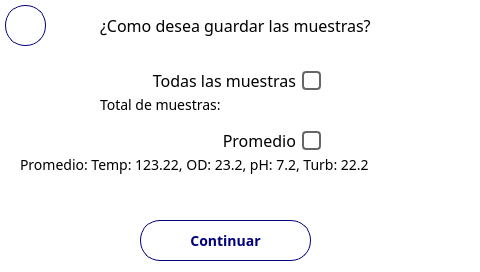
<?xml version="1.0" encoding="UTF-8"?>
<ui version="4.0">
 <class>MainWindow</class>
 <widget class="QMainWindow" name="MainWindow">
  <property name="geometry">
   <rect>
    <x>0</x>
    <y>0</y>
    <width>480</width>
    <height>272</height>
   </rect>
  </property>
  <property name="windowTitle">
   <string>MainWindow</string>
  </property>
  <property name="styleSheet">
   <string notr="true">QLabel {
	font-family: Poppins;
	font-size: 16px;
}

QWidget {
	background-color: white;
}

QPushButton {
	border: 1px solid #00007f;
	background-color: white;
	color: #00007f;
	font-size: 14px;
	font-family: Poppins;
	font-weight: 500;
}

QLabel {
	text-align: center;
}</string>
  </property>
  <widget class="QWidget" name="centralwidget">
   <property name="styleSheet">
    <string notr="true"/>
   </property>
   <widget class="QPushButton" name="continueBtn">
    <property name="geometry">
     <rect>
      <x>140</x>
      <y>220</y>
      <width>171</width>
      <height>41</height>
     </rect>
    </property>
    <property name="styleSheet">
     <string notr="true">border-radius: 20px;</string>
    </property>
    <property name="text">
     <string>Continuar</string>
    </property>
   </widget>
   <widget class="QPushButton" name="backBtn">
    <property name="geometry">
     <rect>
      <x>5</x>
      <y>5</y>
      <width>41</width>
      <height>41</height>
     </rect>
    </property>
    <property name="styleSheet">
     <string notr="true">	height: 40px;
	border-radius: 20px;
	border: 1px solid #00007f;
	background-color: white;
	color: #00007f;
	font-weight: 500;
	font-size: 16px;</string>
    </property>
    <property name="text">
     <string/>
    </property>
   </widget>
   <widget class="QCheckBox" name="allCheckBox">
    <property name="geometry">
     <rect>
      <x>110</x>
      <y>70</y>
      <width>211</width>
      <height>21</height>
     </rect>
    </property>
    <property name="layoutDirection">
     <enum>Qt::RightToLeft</enum>
    </property>
    <property name="styleSheet">
     <string notr="true">QCheckBox {
	background-color: transparent;
	height: 21px;
	font-family: Poppins;
	font-size: 16px;
}

QCheckBox::indicator {
    width: 15px; /* Ancho del indicador */
    height: 15px; /* Alto del indicador */
    border-radius: 4px; /* Bordes redondeados */
    border: 2px solid #666; /* Borde del indicador */
}

QCheckBox::indicator:checked {
    background-color: #00007f; /* Color de fondo cuando está marcado */
}

QCheckBox::indicator:unchecked {
    background-color: transparent;
}</string>
    </property>
    <property name="text">
     <string>Todas las muestras</string>
    </property>
   </widget>
   <widget class="QCheckBox" name="meanCheckBox">
    <property name="geometry">
     <rect>
      <x>110</x>
      <y>130</y>
      <width>211</width>
      <height>21</height>
     </rect>
    </property>
    <property name="layoutDirection">
     <enum>Qt::RightToLeft</enum>
    </property>
    <property name="styleSheet">
     <string notr="true">QCheckBox {
	background-color: transparent;
	height: 21px;
	font-family: Poppins;
	font-size: 16px;
}

QCheckBox::indicator {
    width: 15px; /* Ancho del indicador */
    height: 15px; /* Alto del indicador */
    border-radius: 4px; /* Bordes redondeados */
    border: 2px solid #666; /* Borde del indicador */
}

QCheckBox::indicator:checked {
    background-color: #00007f; /* Color de fondo cuando está marcado */
}

QCheckBox::indicator:unchecked {
    background-color: transparent;
}</string>
    </property>
    <property name="text">
     <string>Promedio</string>
    </property>
   </widget>
   <widget class="QLabel" name="label">
    <property name="geometry">
     <rect>
      <x>100</x>
      <y>10</y>
      <width>301</width>
      <height>31</height>
     </rect>
    </property>
    <property name="text">
     <string>&lt;html&gt;&lt;head/&gt;&lt;body&gt;&lt;p&gt;¿Como desea guardar las muestras?&lt;/p&gt;&lt;/body&gt;&lt;/html&gt;</string>
    </property>
   </widget>
   <widget class="QLabel" name="allLbl">
    <property name="geometry">
     <rect>
      <x>100</x>
      <y>90</y>
      <width>211</width>
      <height>31</height>
     </rect>
    </property>
    <property name="styleSheet">
     <string notr="true">font-size: 14px;</string>
    </property>
    <property name="text">
     <string>&lt;html&gt;&lt;head/&gt;&lt;body&gt;&lt;p&gt;Total de muestras: &lt;/p&gt;&lt;/body&gt;&lt;/html&gt;</string>
    </property>
   </widget>
   <widget class="QLabel" name="meanLbl">
    <property name="geometry">
     <rect>
      <x>20</x>
      <y>150</y>
      <width>451</width>
      <height>31</height>
     </rect>
    </property>
    <property name="styleSheet">
     <string notr="true">font-size: 14px;</string>
    </property>
    <property name="text">
     <string>&lt;html&gt;&lt;head/&gt;&lt;body&gt;&lt;p&gt;Promedio: Temp: 123.22, OD: 23.2, pH: 7.2, Turb: 22.2&lt;/p&gt;&lt;/body&gt;&lt;/html&gt;</string>
    </property>
   </widget>
  </widget>
 </widget>
 <resources/>
 <connections/>
</ui>
